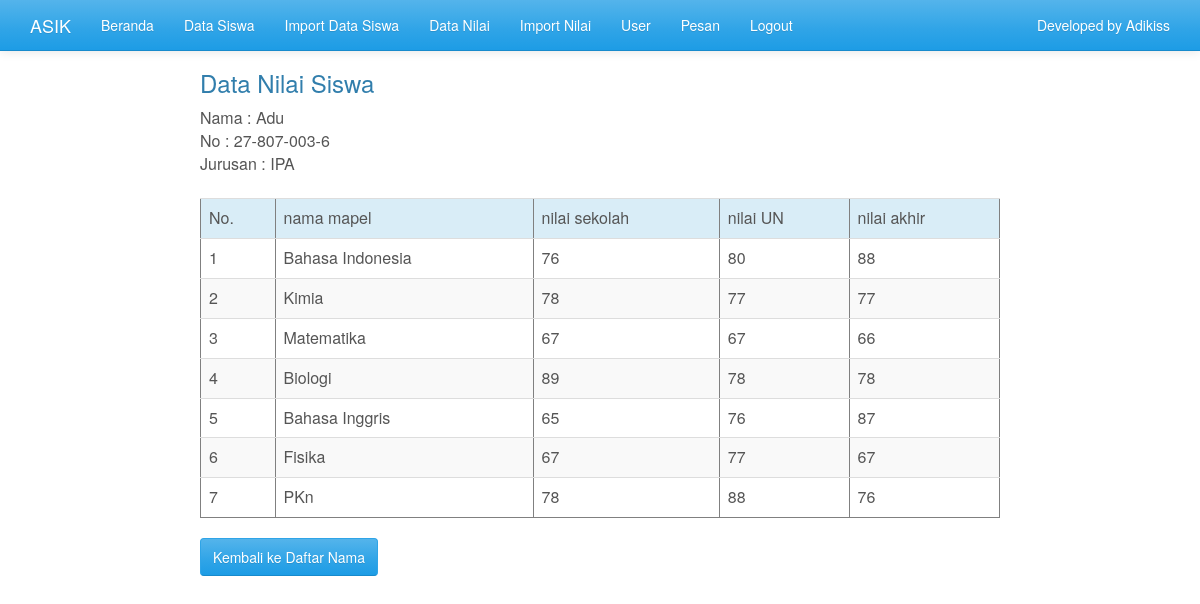
Page /admin/lihatnilai.php?noujian=27-807-003-6 (signed in) on the committed database.
### tables this page shows
CREATE TABLE IF NOT EXISTS `tbl_siswa` (
  `no` int(10) NOT NULL AUTO_INCREMENT,
  `noujian` varchar(200) NOT NULL,
  `name` varchar(200) NOT NULL,
  `tgllhr` varchar(200) NOT NULL,
  `addresse` varchar(200) NOT NULL,
  `sekolah` varchar(200) NOT NULL,
  `jurusan` varchar(200) NOT NULL,
  `ket` varchar(200) NOT NULL,
  PRIMARY KEY (`no`),
  KEY `no` (`no`)
);

CREATE TABLE IF NOT EXISTS `tbl_nilai` (
  `id_nilai` int(10) NOT NULL AUTO_INCREMENT,
  `noujian` varchar(200) NOT NULL,
  `nama_mapel` varchar(200) NOT NULL,
  `nilai_sekolah` varchar(200) NOT NULL,
  `nilai_un` varchar(200) NOT NULL,
  `nilai_akhir` varchar(200) NOT NULL,
  PRIMARY KEY (`id_nilai`)
);

### admin/lihatnilai.php (the view, shortened to what this page needs)
<html>
  <head>
</head>
<body>
<?php
if(empty($_SESSION['namauser']) and empty($_SESSION['kode']))
{
	echo "<p>Anda tidak berhak mengakses halaman ini.</p>";
}
else{
?>
<!DOCTYPE html PUBLIC "-//W3C//DTD XHTML 1.0 Transitional//EN" "http://www.w3.org/TR/xhtml1/DTD/xhtml1-transitional.dtd">
<html xmlns="http://www.w3.org/1999/xhtml">
<head>
    <link rel="stylesheet" href="../css/bootstrap.css" media="screen">
    <link rel="stylesheet" href="../css/bootswatch.min.css">
</head>
<body>
<div class="navbar navbar-default navbar-fixed-top">
  <div class="container">
        <div class="navbar-header">
          <a href="../index.php" class="navbar-brand">ASIK</a>
        </div>
        <div class="navbar-collapse collapse" id="navbar-main">
          <ul class="nav navbar-nav">
            <li>
              <a href="index.php?page=home">Beranda</a>
            </li>
            <li>
              <a href="index.php?page=data-siswa">Data Siswa</a>
            </li>
            <li>
              <a href="index.php?page=import">Import Data Siswa</a>
            </li>
            <li>
              <a href="index.php?page=data-nilai">Data Nilai</a>
            </li>
            <li>
              <a href="index.php?page=nilai">Import Nilai</a>
            </li>
            <li>
              <a href="index.php?page=user">User</a>
            </li>
            <li>
              <a href="index.php?page=hubungi">Pesan</a>
            </li>
            <li>
              <a href="index.php?page=logout">Logout</a>
            </li>
          </ul>
          <ul class="nav navbar-nav navbar-right">
            <li><a href="http://adikiss.net/" target="_blank">Developed by Adikiss</a></li>
          </ul>
        </div>
  </div>
      </div>
      <table width="800" align="center">
  <tr>
    <td>
<h3>Data Nilai Siswa</h3>
<?php
$noujian = $_GET['noujian'];
$q = mysql_query("SELECT * FROM tbl_siswa where noujian = '$noujian'");
while($r = mysql_fetch_array($q))
{
  echo 'Nama : '.$r['name'].' <br>';
  echo 'No : '.$r['noujian'].' <br>';
  echo 'Jurusan : '.$r['jurusan'].' <br>';
}
?>
<br>
<table class="table table-striped table-hover" border="1" cellpadding="5" cellspacing="0">
<tr class="info"><td>No.<td>nama mapel</td><td>nilai sekolah</td><td>nilai UN</td><td>nilai akhir</td></tr>
<?php
$noujian = $_GET['noujian'];
$q = mysql_query("SELECT * FROM tbl_siswa INNER JOIN tbl_nilai ON tbl_siswa.noujian=tbl_nilai.noujian where tbl_nilai.noujian = '$noujian' ");
$n = 1;
while($r = mysql_fetch_array($q))
{
	echo '<tr><td>'.$n.'</td><td>'.$r["nama_mapel"].'</td><td>'.$r["nilai_sekolah"].'</td><td>'.$r["nilai_un"].'</td><td>'.$r["nilai_akhir"].'</td></tr>';
	$n++;
}
?>
 </td>
  </tr>
</table>
<a href="index.php?page=data-nilai" class="btn btn-primary">Kembali ke Daftar Nama</a>
</body>
</html>
<?php
}
?>

### rows in the picture
tbl_siswa: name "Adu", noujian "27-807-003-6", jurusan "IPA", tbl_nilai.nama_mapel "Bahasa Indonesia", tbl_nilai.nilai_sekolah "76", tbl_nilai.nilai_un "80", tbl_nilai.nilai_akhir "88", tbl_nilai.nama_mapel "Kimia", tbl_nilai.nilai_sekolah "78", tbl_nilai.nilai_un "77", tbl_nilai.nilai_akhir "77", tbl_nilai.nama_mapel "Matematika", tbl_nilai.nilai_sekolah "67", tbl_nilai.nilai_un "67", tbl_nilai.nilai_akhir "66", tbl_nilai.nama_mapel "Biologi", tbl_nilai.nilai_sekolah "89", tbl_nilai.nilai_un "78", tbl_nilai.nilai_akhir "78", tbl_nilai.nama_mapel "Bahasa Inggris", tbl_nilai.nilai_sekolah "65", tbl_nilai.nilai_un "76", tbl_nilai.nilai_akhir "87", tbl_nilai.nama_mapel "Fisika", tbl_nilai.nilai_akhir "67", tbl_nilai.nama_mapel "PKn", tbl_nilai.nilai_un "88", tbl_nilai.nilai_akhir "76"
